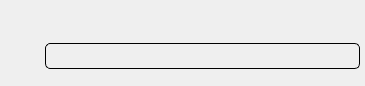
<?xml version="1.0" encoding="UTF-8"?>
<ui version="4.0">
 <class>MessageBox</class>
 <widget class="QFrame" name="MessageBox">
  <property name="geometry">
   <rect>
    <x>0</x>
    <y>0</y>
    <width>365</width>
    <height>86</height>
   </rect>
  </property>
  <property name="windowTitle">
   <string>Frame</string>
  </property>
  <property name="styleSheet">
   <string notr="true"/>
  </property>
  <property name="frameShape">
   <enum>QFrame::NoFrame</enum>
  </property>
  <property name="frameShadow">
   <enum>QFrame::Plain</enum>
  </property>
  <property name="lineWidth">
   <number>1</number>
  </property>
  <layout class="QGridLayout" name="gridLayout">
   <property name="leftMargin">
    <number>5</number>
   </property>
   <property name="topMargin">
    <number>5</number>
   </property>
   <property name="rightMargin">
    <number>5</number>
   </property>
   <property name="bottomMargin">
    <number>5</number>
   </property>
   <item row="0" column="0">
    <layout class="QVBoxLayout" name="verticalLayout">
     <item>
      <layout class="QHBoxLayout" name="horizontalLayout_2">
       <item>
        <layout class="QHBoxLayout" name="horizontalLayout">
         <item>
          <widget class="ImageLabel" name="user_image">
           <property name="sizePolicy">
            <sizepolicy hsizetype="Preferred" vsizetype="Fixed">
             <horstretch>0</horstretch>
             <verstretch>0</verstretch>
            </sizepolicy>
           </property>
           <property name="text">
            <string/>
           </property>
          </widget>
         </item>
         <item>
          <widget class="SubtitleLabel" name="user_name">
           <property name="sizePolicy">
            <sizepolicy hsizetype="Preferred" vsizetype="Fixed">
             <horstretch>0</horstretch>
             <verstretch>0</verstretch>
            </sizepolicy>
           </property>
           <property name="maximumSize">
            <size>
             <width>16777215</width>
             <height>20</height>
            </size>
           </property>
           <property name="text">
            <string/>
           </property>
          </widget>
         </item>
        </layout>
       </item>
       <item>
        <spacer name="horizontalSpacer">
         <property name="orientation">
          <enum>Qt::Horizontal</enum>
         </property>
         <property name="sizeHint" stdset="0">
          <size>
           <width>40</width>
           <height>20</height>
          </size>
         </property>
        </spacer>
       </item>
      </layout>
     </item>
     <item>
      <layout class="QHBoxLayout" name="horizontalLayout_3">
       <item>
        <spacer name="horizontalSpacer_2">
         <property name="orientation">
          <enum>Qt::Horizontal</enum>
         </property>
         <property name="sizeType">
          <enum>QSizePolicy::Fixed</enum>
         </property>
         <property name="sizeHint" stdset="0">
          <size>
           <width>40</width>
           <height>20</height>
          </size>
         </property>
        </spacer>
       </item>
       <item>
        <widget class="BodyLabel" name="user_message">
         <property name="sizePolicy">
          <sizepolicy hsizetype="Preferred" vsizetype="Fixed">
           <horstretch>0</horstretch>
           <verstretch>0</verstretch>
          </sizepolicy>
         </property>
         <property name="mouseTracking">
          <bool>false</bool>
         </property>
         <property name="styleSheet">
          <string notr="true">border: 1px solid #000000; border-radius: 5px; padding: 5px</string>
         </property>
         <property name="text">
          <string/>
         </property>
         <property name="wordWrap">
          <bool>true</bool>
         </property>
         <property name="textInteractionFlags">
          <set>Qt::LinksAccessibleByMouse|Qt::TextSelectableByKeyboard|Qt::TextSelectableByMouse</set>
         </property>
        </widget>
       </item>
      </layout>
     </item>
    </layout>
   </item>
  </layout>
 </widget>
 <customwidgets>
  <customwidget>
   <class>SubtitleLabel</class>
   <extends>QLabel</extends>
   <header location="global">qfluentwidgets</header>
  </customwidget>
  <customwidget>
   <class>BodyLabel</class>
   <extends>QLabel</extends>
   <header location="global">qfluentwidgets</header>
  </customwidget>
  <customwidget>
   <class>ImageLabel</class>
   <extends>QLabel</extends>
   <header location="global">qfluentwidgets</header>
  </customwidget>
 </customwidgets>
 <resources/>
 <connections/>
</ui>
